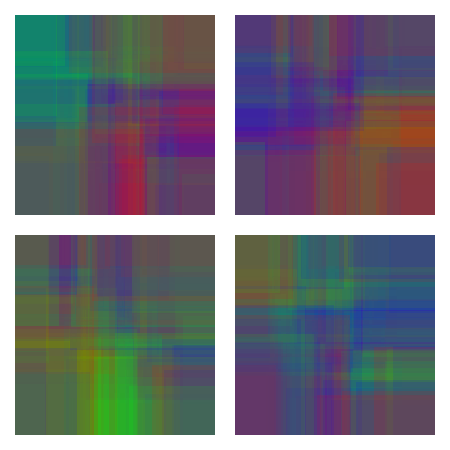
Frame 1 (no input)
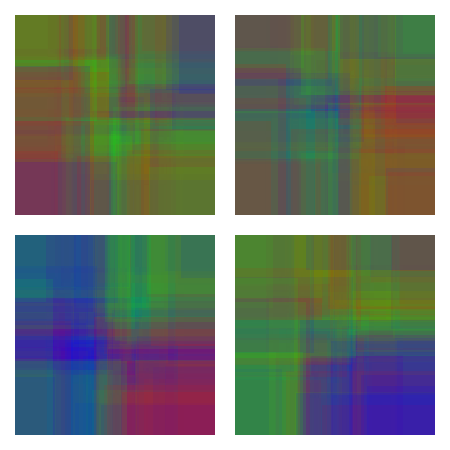
Frame 2 (the mouse pressed at the canvas centre, redrawn once)

The p5.js sketch that drew these frames (run headless with seeded random() and noise() and a simulated clock; the mouse was pressed at the canvas centre and the sketch redrawn once):

// p5.js sketch
// ── sketch.js
// Padding around the canvas.
var padding = 15

// Number of squares per row/column
var row = 2
var gap = 20

// Size of grid cells (cellSize x cellSize).
var cellSize = 200
var gridSize = (cellSize * row) + (padding * 2) + (gap*(row - 1))

// Probability of drawing an inner rectangle.
var chance = 0.6

// Number of inner rectangles
var c = 10

// Extent the square can shift from center
var shiftLimit = 1

var shades = ['#FF0000', '#00FF00', '#0000FF', '#65000B']

function setup() {
  createCanvas(gridSize, gridSize)
  rectMode(CORNER)
  angleMode(DEGREES)
  strokeWeight(0)
  noLoop()
  frameRate(2)
}

function draw() {
  background(255)
  for (var y = padding; y < height - 2 * padding; y += cellSize + gap) {
    for (var x = padding; x < width - 2 * padding; x += cellSize + gap) {
      drawCell(x, y)
    }
  }
}

function drawCell(x, y) {
  push()
  translate(x, y)
  noFill()
  rect(0, 0, cellSize, cellSize)
  for (let i = 0; i < 2500; ++i) { 
    var col = color(shades[floor(random(3)) + 0])
    col.setAlpha(30)
    fill(col)
    var rx = (floor(random(120)) + 30)
    //rx = rx - (rx%20)
    var ry = (floor(random(100)) + 30)
    //ry = ry - (ry%20)
    if (i%4 == 0)
      rect(0, rx, ry, cellSize - rx)
    if (i%4 == 1)
      rect(cellSize - rx, 0, rx, ry)
    if (i%4 ==2)
      rect(0, 0, ry, rx)
    if (i%4 == 3)
      rect(cellSize - rx, cellSize - ry, rx, ry)
  }
  pop()
}
